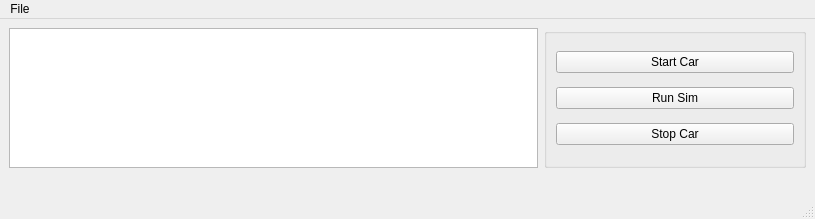
<?xml version="1.0" encoding="UTF-8"?>
<ui version="4.0">
 <class>MainWindow</class>
 <widget class="QMainWindow" name="MainWindow">
  <property name="geometry">
   <rect>
    <x>0</x>
    <y>0</y>
    <width>815</width>
    <height>219</height>
   </rect>
  </property>
  <property name="windowTitle">
   <string>ROSConnect</string>
  </property>
  <widget class="QWidget" name="centralwidget">
   <layout class="QGridLayout" name="gridLayout" columnstretch="0,0,0">
    <item row="0" column="2">
     <widget class="QGroupBox" name="groupBox">
      <property name="title">
       <string/>
      </property>
      <layout class="QGridLayout" name="gridLayout_2">
       <item row="0" column="0">
        <widget class="QPushButton" name="StartCarBttn">
         <property name="sizePolicy">
          <sizepolicy hsizetype="Minimum" vsizetype="Fixed">
           <horstretch>1</horstretch>
           <verstretch>1</verstretch>
          </sizepolicy>
         </property>
         <property name="text">
          <string>Start Car</string>
         </property>
        </widget>
       </item>
       <item row="1" column="0">
        <widget class="QPushButton" name="runSimBttn">
         <property name="text">
          <string>Run Sim</string>
         </property>
        </widget>
       </item>
       <item row="2" column="0">
        <widget class="QPushButton" name="stopCarBttn">
         <property name="text">
          <string>Stop Car</string>
         </property>
        </widget>
       </item>
      </layout>
     </widget>
    </item>
    <item row="0" column="0" colspan="2">
     <widget class="QTextEdit" name="Console"/>
    </item>
    <item row="1" column="0">
     <spacer name="horizontalSpacer">
      <property name="orientation">
       <enum>Qt::Horizontal</enum>
      </property>
      <property name="sizeHint" stdset="0">
       <size>
        <width>40</width>
        <height>20</height>
       </size>
      </property>
     </spacer>
    </item>
    <item row="1" column="2">
     <spacer name="horizontalSpacer_2">
      <property name="orientation">
       <enum>Qt::Horizontal</enum>
      </property>
      <property name="sizeHint" stdset="0">
       <size>
        <width>40</width>
        <height>20</height>
       </size>
      </property>
     </spacer>
    </item>
    <item row="1" column="1">
     <spacer name="horizontalSpacer_3">
      <property name="orientation">
       <enum>Qt::Horizontal</enum>
      </property>
      <property name="sizeHint" stdset="0">
       <size>
        <width>40</width>
        <height>20</height>
       </size>
      </property>
     </spacer>
    </item>
   </layout>
  </widget>
  <widget class="QMenuBar" name="menubar">
   <property name="geometry">
    <rect>
     <x>0</x>
     <y>0</y>
     <width>815</width>
     <height>22</height>
    </rect>
   </property>
   <widget class="QMenu" name="menuFile">
    <property name="title">
     <string>File</string>
    </property>
    <addaction name="actionLoad_Profile"/>
    <addaction name="actionSave_Profile"/>
   </widget>
   <addaction name="menuFile"/>
  </widget>
  <widget class="QStatusBar" name="statusbar"/>
  <action name="actionLoad_Profile">
   <property name="text">
    <string>Load Profile</string>
   </property>
  </action>
  <action name="actionSave_Profile">
   <property name="text">
    <string>Save Profile</string>
   </property>
  </action>
 </widget>
 <resources/>
 <connections/>
</ui>
